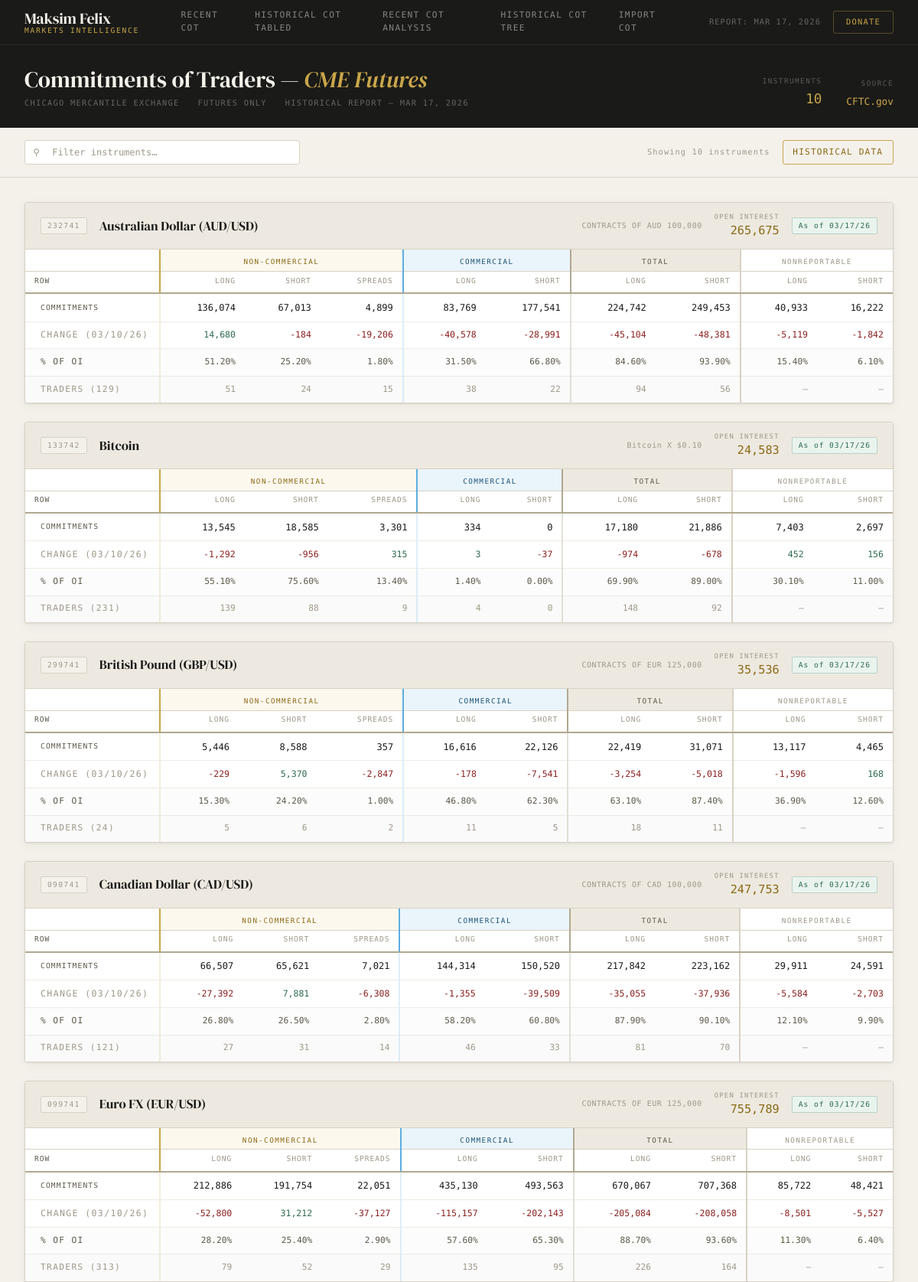
Screenshot of /date/2026-03-17/ (upper part) with the database file from the repository.
### Handle_Raw_COT/models.py (models this page shows, shortened)
class CotReport(models.Model):
    name         = models.CharField(
        max_length=64,
        choices=INSTRUMENT_CHOICES,
        db_index=True,
    )
    code         = models.CharField(
        max_length=20,
        blank=True,
        help_text="CFTC instrument code, e.g. 099741",
    )
    asset_class  = models.CharField(
        max_length=10,
        choices=ASSET_CLASS_CHOICES,
        blank=True,
        db_index=True,
    )
    contract_spec = models.CharField(
        max_length=128,
        blank=True,
        help_text="e.g. CONTRACTS OF EUR 125,000",
    )
    as_of_date   = models.DateField(
        db_index=True,
        help_text="CFTC report date (Tuesday of the reporting week)",
    )
    prev_date    = models.DateField(
        null=True, blank=True,
        help_text="Prior week date used for change calculations",
    )
    source_file  = models.CharField(
        max_length=128,
        blank=True,
        help_text="Original filename, e.g. deacmesf.htm",
    )
    import_log   = models.ForeignKey(
        ImportLog,
        null=True, blank=True,
        on_delete=models.SET_NULL,
        related_name="reports",
        help_text="The upload session that created/updated this row",
    )
    open_interest = models.BigIntegerField(default=0)
    oi_change     = models.BigIntegerField(
        default=0,
        help_text="Change in open interest from prior week (signed)",
    )
    nc_long    = models.BigIntegerField(default=0)
    nc_short   = models.BigIntegerField(default=0)
    nc_spreads = models.BigIntegerField(default=0)
    comm_long  = models.BigIntegerField(default=0)
    comm_short = models.BigIntegerField(default=0)
    total_long  = models.BigIntegerField(default=0)
    total_short = models.BigIntegerField(default=0)
    nr_long  = models.BigIntegerField(default=0)
    nr_short = models.BigIntegerField(default=0)
    chg_nc_long    = models.BigIntegerField(default=0)
    chg_nc_short   = models.BigIntegerField(default=0)
    chg_nc_spreads = models.BigIntegerField(default=0)
    chg_comm_long  = models.BigIntegerField(default=0)
    chg_comm_short = models.BigIntegerField(default=0)
    chg_total_long  = models.BigIntegerField(default=0)
    chg_total_short = models.BigIntegerField(default=0)
    chg_nr_long  = models.BigIntegerField(default=0)
    chg_nr_short = models.BigIntegerField(default=0)
    pct_nc_long    = models.DecimalField(max_digits=6, decimal_places=2, default=0)
    pct_nc_short   = models.DecimalField(max_digits=6, decimal_places=2, default=0)
    pct_nc_spreads = models.DecimalField(max_digits=6, decimal_places=2, default=0)
    pct_comm_long  = models.DecimalField(max_digits=6, decimal_places=2, default=0)
    pct_comm_short = models.DecimalField(max_digits=6, decimal_places=2, default=0)
    pct_total_long  = models.DecimalField(max_digits=6, decimal_places=2, default=0)
    pct_total_short = models.DecimalField(max_digits=6, decimal_places=2, default=0)
    pct_nr_long  = models.DecimalField(max_digits=6, decimal_places=2, default=0)
    pct_nr_short = models.DecimalField(max_digits=6, decimal_places=2, default=0)
    traders_total = models.PositiveIntegerField(default=0)
    trd_nc_long    = models.PositiveIntegerField(default=0)
    trd_nc_short   = models.PositiveIntegerField(default=0)
    trd_nc_spreads = models.PositiveIntegerField(default=0)
    trd_comm_long  = models.PositiveIntegerField(default=0)
    trd_comm_short = models.PositiveIntegerField(default=0)
    trd_total_long  = models.PositiveIntegerField(default=0)
    trd_total_short = models.PositiveIntegerField(default=0)
    created_at = models.DateTimeField(auto_now_add=True)
    updated_at = models.DateTimeField(auto_now=True)
    class Meta:
        constraints = [
            models.UniqueConstraint(
                fields=["name", "as_of_date"],
                name="unique_instrument_per_week",
            )
        ]
        ordering = ["-as_of_date", "name"]
        indexes = [
            models.Index(fields=["name", "as_of_date"]),    # primary lookup
            models.Index(fields=["as_of_date"]),             # all instruments for a week
            models.Index(fields=["asset_class", "as_of_date"]),  # filter by asset class
            models.Index(fields=["name", "-as_of_date"]),   # history for one instrument
        ]
        verbose_name = "COT Report"
        verbose_name_plural = "COT Reports"

### Display_Data/views.py (the view)
# urls.py: path('date/<str:date_str>/', views.date_detail, name='date_detail'),
def date_detail(request, date_str):
    from datetime import datetime
    try:
        date_obj = datetime.strptime(date_str, '%Y-%m-%d').date()
        reports = CotReport.objects.filter(as_of_date=date_obj).order_by('name')
        nav_items = get_nav_items()
        return render(request, 'Display/index.html', {
            'reports': reports,
            'instruments_count': reports.count(),
            'latest_date': date_obj,
            'all_dates': CotReport.objects.order_by('-as_of_date').values_list('as_of_date', flat=True).distinct(),
            'is_historical': True,
            'nav_items': nav_items,
        })
    except ValueError:
        return render(request, 'Display/date_list.html', {
            'error': 'Invalid date format',
        })

### Display_Data/views.py (called while the page is built)
def get_nav_items():
    return [
        {'url': '/', 'label': 'Recent COT'},
        {'url': '/dates/', 'label': 'Historical COT Tabled'},
        {'url': '/analysis/', 'label': 'Recent COT Analysis'},
        {'url': '/signals/', 'label': 'Historical COT Tree'},
        {'url': '/donate/', 'label': 'Import COT'},
    ]

### Templates/Display/index.html (shortened to what this page needs)
<!DOCTYPE html>
<html lang="en">
<head>
  {% load humanize %}
</head>
<body>
<header class="site-header">
  <div class="header-inner">
    <a href="/" class="logo">
      <span class="logo-name">Maksim Felix</span>
      <span class="logo-tag">Markets Intelligence</span>
    </a>
    <nav class="nav-primary">
      {% for item in nav_items %}
        <a href="{{ item.url }}" class="">{{ item.label }}</a>
      {% endfor %}
    </nav>
    <div class="header-right">
      <span class="report-date">Report: {% if latest_date %}{{ latest_date|date:"M d, Y" }}{% else %}N/A{% endif %}</span>
      <a href="https://cliomaxin.github.io/maksimfelix/patreon.html" class="btn-contact">Donate</a>
    </div>
  </div>
</header>
<section class="page-hero">
  <div class="page-hero-inner">
    <div>
      <h1>Commitments of Traders — <em>CME Futures</em></h1>
      <div class="hero-sub">
        <span>Chicago Mercantile Exchange</span>
        <span>Futures Only</span>
        <span>{% if is_historical %}Historical Report{% else %}Latest Report{% endif %} — {{ latest_date|date:"M d, Y" }}</span>
      </div>
    </div>
    <div class="hero-stats">
      <div class="hero-stat">
        <div class="hero-stat-label">Instruments</div>
        <div class="hero-stat-value">{{ instruments_count|default:0 }}</div>
      </div>
      <div class="hero-stat">
        <div class="hero-stat-label">Source</div>
        <div class="hero-stat-value" style="font-size:0.8rem;padding-top:4px;">CFTC.gov</div>
      </div>
    </div>
  </div>
</section>
<div class="toolbar">
  <div class="toolbar-search">
    <span class="toolbar-search-icon">&#9906;</span>
    <input type="text" id="searchInput" placeholder="Filter instruments…" autocomplete="off" />
  </div>
  <span class="toolbar-count" id="countLabel">Showing {{ instruments_count|default:0 }} instruments</span>
  <a href="/dates/" style="font-family: var(--font-mono); font-size: 0.7rem; letter-spacing: 0.1em; text-transform: uppercase; color: var(--gold); border: 1px solid var(--gold-light); padding: 0.4rem 0.8rem; border-radius: var(--radius); transition: all 0.15s; background: transparent;" onmouseover="this.style.background='var(--gold)'; this.style.color='var(--bg)'; this.style.borderColor='var(--gold)';" onmouseout="this.style.background='transparent'; this.style.color='var(--gold)'; this.style.borderColor='var(--gold-light)';">Historical Data</a>
</div>
<main class="page-body" id="mainContent">
  {% for instrument in reports %}
  <div class="instrument-block" data-name="{{ instrument.name|lower }}" data-code="{{ instrument.code }}">
    <div class="instrument-header">
      <span class="instrument-code">{{ instrument.code }}</span>
      <span class="instrument-name">{{ instrument.get_name_display|default:instrument.name }}</span>
      <span class="instrument-spec">{{ instrument.contract_spec }}</span>
      <div class="instrument-oi">
        <span class="oi-label">Open Interest</span>
        <span class="oi-value">{{ instrument.open_interest|intcomma }}</span>
      </div>
      <span class="instrument-asof">As of {{ instrument.as_of_date|date:"m/d/y" }}</span>
    </div>
    <div class="cot-table-wrap">
      <table class="cot-table">
        <thead>
          <tr class="thead-groups">
            <th class="col-label"></th>
            <th class="col-nc" colspan="3">Non-Commercial</th>
            <th class="col-comm" colspan="2">Commercial</th>
            <th class="col-total" colspan="2">Total</th>
            <th class="col-nr" colspan="2">Nonreportable</th>
          </tr>
          <tr class="thead-cols">
            <th class="col-label-sub">Row</th>
            <th class="sep-nc">Long</th>
            <th>Short</th>
            <th>Spreads</th>
            <th class="sep-comm">Long</th>
            <th>Short</th>
            <th class="sep-total">Long</th>
            <th>Short</th>
            <th class="sep-nr">Long</th>
            <th>Short</th>
          </tr>
        </thead>
        <tbody>
          <tr class="row-commitments">
            <td class="row-label">Commitments</td>
            <td class="sep-nc">{{ instrument.nc_long|intcomma }}</td>
            <td>{{ instrument.nc_short|intcomma }}</td>
            <td>{{ instrument.nc_spreads|intcomma }}</td>
            <td class="sep-comm">{{ instrument.comm_long|intcomma }}</td>
            <td>{{ instrument.comm_short|intcomma }}</td>
            <td class="sep-total">{{ instrument.total_long|intcomma }}</td>
            <td>{{ instrument.total_short|intcomma }}</td>
            <td class="sep-nr">{{ instrument.nr_long|intcomma }}</td>
            <td>{{ instrument.nr_short|intcomma }}</td>
          </tr>
          <tr class="row-change">
            <td class="row-label">Change ({{ instrument.prev_date|date:"m/d/y" }})</td>
            <td class="sep-nc {% if instrument.chg_nc_long > 0 %}val-pos{% elif instrument.chg_nc_long < 0 %}val-neg{% else %}val-zero{% endif %}">{{ instrument.chg_nc_long|intcomma }}</td>
            <td class="{% if instrument.chg_nc_short > 0 %}val-pos{% elif instrument.chg_nc_short < 0 %}val-neg{% else %}val-zero{% endif %}">{{ instrument.chg_nc_short|intcomma }}</td>
            <td class="{% if instrument.chg_nc_spreads > 0 %}val-pos{% elif instrument.chg_nc_spreads < 0 %}val-neg{% else %}val-zero{% endif %}">{{ instrument.chg_nc_spreads|intcomma }}</td>
            <td class="sep-comm {% if instrument.chg_comm_long > 0 %}val-pos{% elif instrument.chg_comm_long < 0 %}val-neg{% else %}val-zero{% endif %}">{{ instrument.chg_comm_long|intcomma }}</td>
            <td class="{% if instrument.chg_comm_short > 0 %}val-pos{% elif instrument.chg_comm_short < 0 %}val-neg{% else %}val-zero{% endif %}">{{ instrument.chg_comm_short|intcomma }}</td>
            <td class="sep-total {% if instrument.chg_total_long > 0 %}val-pos{% elif instrument.chg_total_long < 0 %}val-neg{% else %}val-zero{% endif %}">{{ instrument.chg_total_long|intcomma }}</td>
            <td class="{% if instrument.chg_total_short > 0 %}val-pos{% elif instrument.chg_total_short < 0 %}val-neg{% else %}val-zero{% endif %}">{{ instrument.chg_total_short|intcomma }}</td>
            <td class="sep-nr {% if instrument.chg_nr_long > 0 %}val-pos{% elif instrument.chg_nr_long < 0 %}val-neg{% else %}val-zero{% endif %}">{{ instrument.chg_nr_long|intcomma }}</td>
            <td class="{% if instrument.chg_nr_short > 0 %}val-pos{% elif instrument.chg_nr_short < 0 %}val-neg{% else %}val-zero{% endif %}">{{ instrument.chg_nr_short|intcomma }}</td>
          </tr>
          <tr class="row-pct">
            <td class="row-label">% of OI</td>
            <td class="sep-nc">{{ instrument.pct_nc_long }}%</td>
            <td>{{ instrument.pct_nc_short }}%</td>
            <td>{{ instrument.pct_nc_spreads }}%</td>
            <td class="sep-comm">{{ instrument.pct_comm_long }}%</td>
            <td>{{ instrument.pct_comm_short }}%</td>
            <td class="sep-total">{{ instrument.pct_total_long }}%</td>
            <td>{{ instrument.pct_total_short }}%</td>
            <td class="sep-nr">{{ instrument.pct_nr_long }}%</td>
            <td>{{ instrument.pct_nr_short }}%</td>
          </tr>
          <tr class="row-traders">
            <td class="row-label">Traders ({{ instrument.traders_total }})</td>
            <td class="sep-nc">{{ instrument.trd_nc_long }}</td>
            <td>{{ instrument.trd_nc_short }}</td>
            <td>{{ instrument.trd_nc_spreads }}</td>
            <td class="sep-comm">{{ instrument.trd_comm_long }}</td>
            <td>{{ instrument.trd_comm_short }}</td>
            <td class="sep-total">{{ instrument.trd_total_long }}</td>
            <td>{{ instrument.trd_total_short }}</td>
            <td class="sep-nr">—</td>
            <td>—</td>
          </tr>
        </tbody>
      </table>
    </div>
  </div>
  {% empty %}
    <div class="no-data">No instrument reports available yet.</div>
  {% endfor %}
</main>
</body>
</html>

### rows the page displays
CotReport: code "232741", name "Australian Dollar (AUD/USD)", contract_spec "CONTRACTS OF AUD 100,000", open_interest "265,675", as_of_date "03/17/26", nc_long "136,074", nc_short "67,013", nc_spreads "4,899", comm_long "83,769", comm_short "177,541", total_long "224,742", total_short "249,453", nr_long "40,933", nr_short "16,222", prev_date "03/10/26", chg_nc_long "14,680", chg_nc_short "-184", chg_nc_spreads "-19,206", chg_comm_long "-40,578", chg_comm_short "-28,991", chg_total_long "-45,104", chg_total_short "-48,381", chg_nr_long "-5,119", chg_nr_short "-1,842", pct_nc_long "51.20", pct_nc_short "25.20", pct_nc_spreads "1.80", pct_comm_long "31.50", pct_comm_short "66.80", pct_total_long "84.60", pct_total_short "93.90", pct_nr_long "15.40", pct_nr_short "6.10", traders_total "129", trd_nc_long "51", trd_nc_short "24", trd_nc_spreads "15", trd_comm_long "38", trd_comm_short "22", trd_total_long "94", trd_total_short "56"
CotReport: code "133742", name "Bitcoin", contract_spec "Bitcoin X $0.10", open_interest "24,583", as_of_date "03/17/26", nc_long "13,545", nc_short "18,585", nc_spreads "3,301", comm_long "334", comm_short "0", total_long "17,180", total_short "21,886", nr_long "7,403", nr_short "2,697", prev_date "03/10/26", chg_nc_long "-1,292", chg_nc_short "-956", chg_nc_spreads "315", chg_comm_long "3", chg_comm_short "-37", chg_total_long "-974", chg_total_short "-678", chg_nr_long "452", chg_nr_short "156", pct_nc_long "55.10", pct_nc_short "75.60", pct_nc_spreads "13.40", pct_comm_long "1.40", pct_comm_short "0.00", pct_total_long "69.90", pct_total_short "89.00", pct_nr_long "30.10", pct_nr_short "11.00", traders_total "231", trd_nc_long "139", trd_nc_short "88", trd_nc_spreads "9", trd_comm_long "4", trd_comm_short "0", trd_total_long "148", trd_total_short "92"
CotReport: code "299741", name "British Pound (GBP/USD)", contract_spec "CONTRACTS OF EUR 125,000", open_interest "35,536", as_of_date "03/17/26", nc_long "5,446", nc_short "8,588", nc_spreads "357", comm_long "16,616", comm_short "22,126", total_long "22,419", total_short "31,071", nr_long "13,117", nr_short "4,465", prev_date "03/10/26", chg_nc_long "-229", chg_nc_short "5,370", chg_nc_spreads "-2,847", chg_comm_long "-178", chg_comm_short "-7,541", chg_total_long "-3,254", chg_total_short "-5,018", chg_nr_long "-1,596", chg_nr_short "168", pct_nc_long "15.30", pct_nc_short "24.20", pct_nc_spreads "1.00", pct_comm_long "46.80", pct_comm_short "62.30", pct_total_long "63.10", pct_total_short "87.40", pct_nr_long "36.90", pct_nr_short "12.60", traders_total "24", trd_nc_long "5", trd_nc_short "6", trd_nc_spreads "2", trd_comm_long "11", trd_comm_short "5", trd_total_long "18", trd_total_short "11"
CotReport: code "090741", name "Canadian Dollar (CAD/USD)", contract_spec "CONTRACTS OF CAD 100,000", open_interest "247,753", as_of_date "03/17/26", nc_long "66,507", nc_short "65,621", nc_spreads "7,021", comm_long "144,314", comm_short "150,520", total_long "217,842", total_short "223,162", nr_long "29,911", nr_short "24,591", prev_date "03/10/26", chg_nc_long "-27,392", chg_nc_short "7,881", chg_nc_spreads "-6,308", chg_comm_long "-1,355", chg_comm_short "-39,509", chg_total_long "-35,055", chg_total_short "-37,936", chg_nr_long "-5,584", chg_nr_short "-2,703", pct_nc_long "26.80", pct_nc_short "26.50", pct_nc_spreads "2.80", pct_comm_long "58.20", pct_comm_short "60.80", pct_total_long "87.90", pct_total_short "90.10", pct_nr_long "12.10", pct_nr_short "9.90", traders_total "121", trd_nc_long "27", trd_nc_short "31", trd_nc_spreads "14", trd_comm_long "46", trd_comm_short "33", trd_total_long "81", trd_total_short "70"
CotReport: code "099741", name "Euro FX (EUR/USD)", contract_spec "CONTRACTS OF EUR 125,000", open_interest "755,789", as_of_date "03/17/26", nc_long "212,886", nc_short "191,754", nc_spreads "22,051", comm_long "435,130", comm_short "493,563", total_long "670,067", total_short "707,368", nr_long "85,722", nr_short "48,421", prev_date "03/10/26", chg_nc_long "-52,800", chg_nc_short "31,212", chg_nc_spreads "-37,127", chg_comm_long "-115,157", chg_comm_short "-202,143", chg_total_long "-205,084", chg_total_short "-208,058", chg_nr_long "-8,501", chg_nr_short "-5,527", pct_nc_long "28.20", pct_nc_short "25.40", pct_nc_spreads "2.90", pct_comm_long "57.60", pct_comm_short "65.30", pct_total_long "88.70", pct_total_short "93.60", pct_nr_long "11.30", pct_nr_short "6.40", traders_total "313", trd_nc_long "79", trd_nc_short "52", trd_nc_spreads "29", trd_comm_long "135", trd_comm_short "95", trd_total_long "226", trd_total_short "164"

### other values shown
{{ item.label }} "RECENT COT" "HISTORICAL COT TABLED" "RECENT COT ANALYSIS" "HISTORICAL COT TREE" "IMPORT COT"
{{ latest_date|date:"M d, Y" }} "MAR 17, 2026"
{{ instruments_count|default:0 }} "10"
